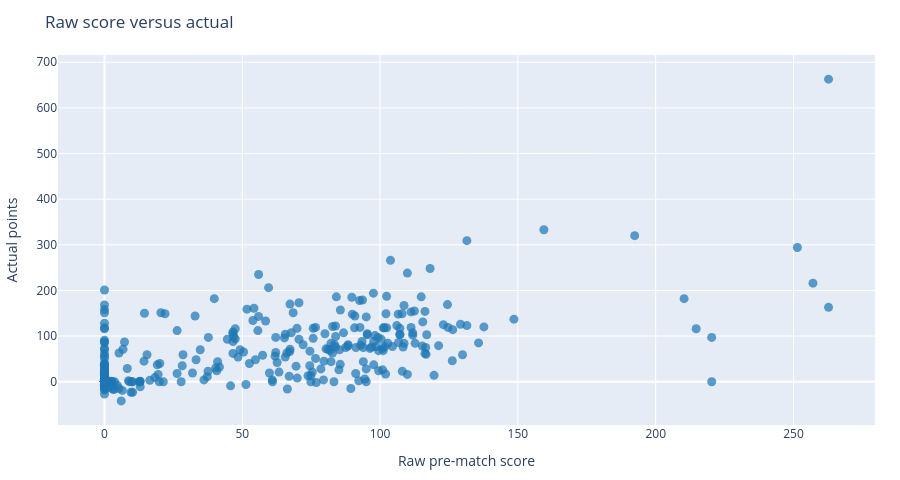

Notebook code for this chart:
### Markdown cell above
## Current-score accuracy

The analysis uses the original raw pre-match score, without scaling it from the realised matchday outcomes. MAE and RMSE therefore describe the raw score's distance from actual Kickbase points; R² measures explained variation, Spearman measures ranking quality, and top-decile precision tests predicted high scorers.

### Code cell
SOURCE_CHANCES = reconstruct_source_chances(
    INPUTS, QUESTIONABLE_INJURY_PENALTY, ALTERNATIVE_STARTING_CHANCE_DECAY
)
ANALYSIS = feature_frame(EXPECTED, CURRENT, SOURCE_CHANCES).merge(OUTCOMES, on='player_id', how='left', validate='one_to_one')
ANALYSIS['actual_points'] = ANALYSIS['actual_points'].fillna(0.0)
ANALYSIS['prediction'] = ANALYSIS['score']
CURRENT_METRICS = accuracy_metrics(ANALYSIS['actual_points'], ANALYSIS['prediction'])
display(pd.DataFrame([CURRENT_METRICS], index=['current score']).round(3))

DETAIL_COLUMNS = [
    'prediction', 'actual_points', 'minutes_played',
    'sofascore_average_rating', 'expected_match_points', 'starting_chance',
    'ligainsider_chance', 'kickbase_chance', 'kicker_chance', 'rotowire_chance',
    'questionable_injury_penalty', 'played', 'started',
]
DETAIL_LABELS = {
    'prediction': 'Raw-score prediction',
    'actual_points': 'Actual points', 'minutes_played': 'Minutes played',
    'sofascore_average_rating': 'SofaScore average rating',
    'expected_match_points': 'Expected match points (odds)', 'starting_chance': 'Original starting chance',
    'ligainsider_chance': 'LigaInsider starting chance', 'kickbase_chance': 'Kickbase starting chance',
    'kicker_chance': 'Kicker starting chance', 'rotowire_chance': 'RotoWire starting chance',
    'questionable_injury_penalty': 'Questionable-player penalty', 'played': 'Played', 'started': 'Started',
}

def player_details(row):
    def pretty(column):
        value = row[column]
        if column in {'played', 'started'}:
            return 'Unknown' if pd.isna(value) else ('Yes' if bool(value) else 'No')
        if pd.isna(value):
            return 'Unavailable'
        return f'{float(value):.2f}'
    rows = ''.join(
        f'<tr><th style="text-align:left;padding:3px 18px 3px 0;">{DETAIL_LABELS[column]}</th>'
        f'<td style="padding:3px 0;">{pretty(column)}</td></tr>'
        for column in DETAIL_COLUMNS
    )
    return (
        '<div style="border:1px solid #d0d7de;border-radius:8px;padding:12px 16px;margin-top:10px;max-width:540px;">'
        f'<strong style="font-size:16px;">{html.escape(str(row["name"]))}</strong>'
        f'<table style="margin-top:7px;border-collapse:collapse;">{rows}</table></div>'
    )

details_panel = widgets.HTML("<em>Hover over a dot to see that player's score breakdown.</em>")
scatter = go.Scatter(
    x=ANALYSIS['prediction'], y=ANALYSIS['actual_points'],
    mode='markers', marker={'size': 9, 'color': '#1f77b4', 'opacity': 0.72},
    customdata=ANALYSIS[['name', 'sofascore_average_rating', 'expected_match_points', 'starting_chance', 'minutes_played']].to_numpy(),
    hovertemplate='<b>%{customdata[0]}</b><br>Raw score: %{x:.2f}<br>Actual points: %{y:.2f}<br>Kickbase percentile rating: %{customdata[1]:.2f}<br>Expected match points (odds): %{customdata[2]:.2f}<br>Starting chance: %{customdata[3]:.2f}<br>Minutes played: %{customdata[4]:.0f}<extra></extra>',
)
interactive_figure = go.Figure(data=[scatter])
interactive_figure.update_layout(
    title='Raw score versus actual', xaxis_title='Raw pre-match score',
    yaxis_title='Actual points', height=480, margin={'l': 55, 'r': 25, 't': 55, 'b': 55},
)

def show_player_details(trace, points, state):
    if points.point_inds:
        details_panel.value = player_details(ANALYSIS.iloc[points.point_inds[0]])

display(interactive_figure)

### Figure 1 — Plotly figure (JSON) as saved in the notebook; plotly's stock layout.template omitted (floating-point values rounded to 4 significant figures; data arrays with more than 128 entries replaced by an {"elided": "..."} marker saying what was removed)
{"data": [{"customdata": {"elided": "462x5 mixed values"}, "hovertemplate": "<b>%{customdata[0]}</b><br>Raw score: %{x:.2f}<br>Actual points: %{y:.2f}<br>Kickbase percentile rating: %{customdata[1]:.2f}<br>Expected match points (odds): %{customdata[2]:.2f}<br>Starting chance: %{customdata[3]:.2f}<br>Minutes played: %{customdata[4]:.0f}<extra></extra>", "marker": {"color": "#1f77b4", "opacity": 0.72, "size": 9}, "mode": "markers", "type": "scatter", "x": {"elided": "462 float values"}, "y": {"elided": "462 float values"}}], "layout": {"height": 480, "margin": {"b": 55, "l": 55, "r": 25, "t": 55}, "title": {"text": "Raw score versus actual"}, "xaxis": {"title": {"text": "Raw pre-match score"}}, "yaxis": {"title": {"text": "Actual points"}}}}
